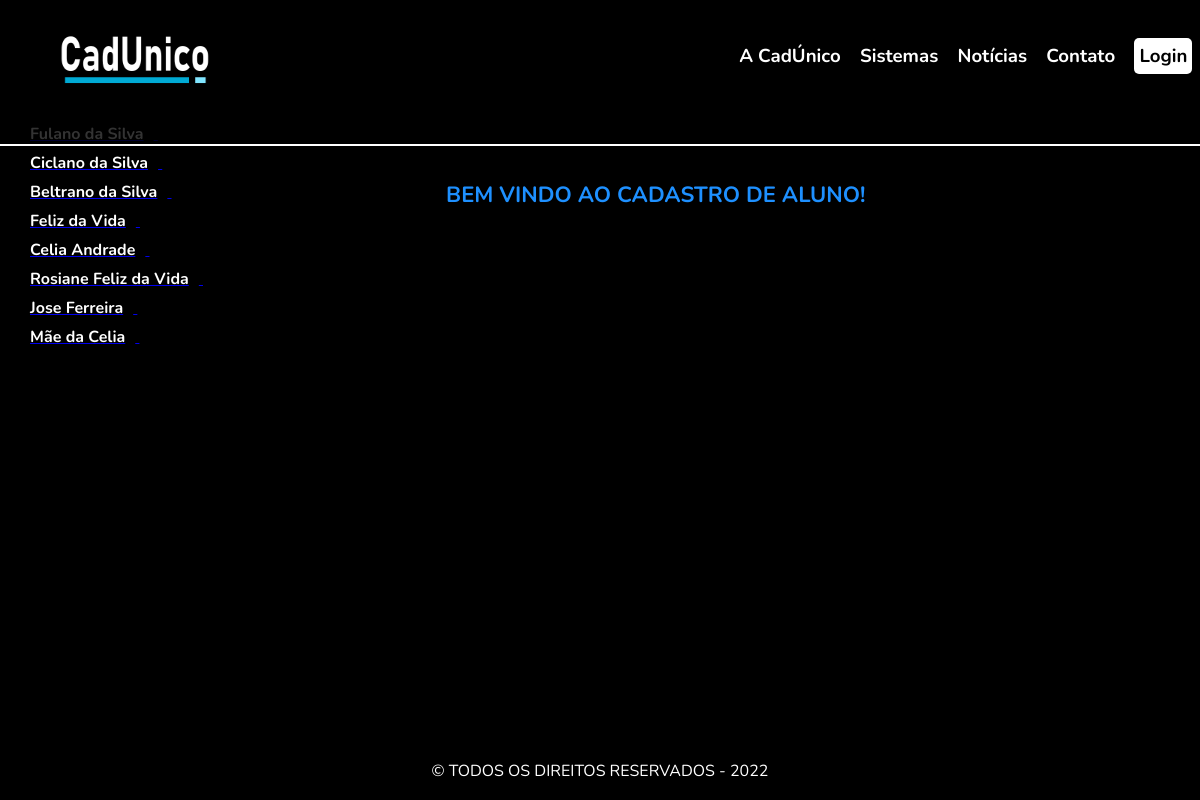
Page /pesquisar_aluno on the committed database.
### models.py (models this page shows)
class Aluno(db.Model):
    __tablename__ = 'aluno'
    ra = db.Column(db.Integer, primary_key=True)
    nome_aluno = db.Column(db.String(60), nullable=False)
    nascimento = db.Column(db.Integer)
    num_ser = db.Column(db.String(15))
    turma = db.Column(db.String(10))
    sexo = db.Column(db.String(10))
    situacao = db.Column(db.String(10))
    nome_mae = db.Column(db.String(60))
    profissao_mae = db.Column(db.String(40))
    localtrab_mae = db.Column(db.String(40))
    nasc_mae = db.Column(db.Integer)
    fone_mae = db.Column(db.Integer)
    nome_pai = db.Column(db.String(60))
    profissao_pai = db.Column(db.String(40))
    localtrab_pai = db.Column(db.String(40))
    nasc_pai = db.Column(db.Integer)
    fone_pai = db.Column(db.Integer)
    created = db.Column(db.DateTime, default=datetime.datetime.utcnow)
    id_anamnese_res = db.relationship('AnamneseResponsavel')
    id_anamnese_rel = db.relationship('AnamneseRelFamiliar')
    id_anamnese_pri = db.relationship('AnamnesePrimeirosAnos')
    id_anamnese_dia = db.relationship('AnamneseDiaDia')
    id_anamnese_vid = db.relationship('AnamneseVidaSocial')
    id_anamnese_viv = db.relationship('AnamneseVivPessoal')
    id_anamnese_ali = db.relationship('AnamneseAlimentacao')
    id_anamnese_son = db.relationship('AnamneseSono')
    id_anamnese_sau = db.relationship('AnamneseSaude')
    id_anamnese_psi = db.relationship('AnamneseDesPsicomotor')
    id_anamnese_rea = db.relationship('AnamneseReacEmocionais')
    id_anamnese_obs = db.relationship('AnamneseObsFinais')

### views/alunos.py (the view)
    @app.route('/pesquisar_aluno')
    def pesquisar_aluno():
        lista_alunos = Aluno.query.all()
        return render_template('Aluno/pesquisar_aluno.html', alunos=lista_alunos)

### Templates/Aluno/pesquisar_aluno.html (shortened to what this page needs)
{% extends 'base.html' %}
{% block content %}
<link rel="stylesheet" href="{{ url_for('static', filename='pesquisaraluno.css')}}">
    <h3>{% block title %} BEM VINDO AO CADASTRO DE ALUNO! {% endblock %} </h3>
    {% for aluno in alunos %}
        <a class="pesqaluno" href="{{ url_for('detalhe_aluno', ra=aluno['ra'])}}">
            <label_aluno>{{ aluno['nome_aluno'] }}</label_aluno>
        </a>
        <span class="badge badge-primary">{{ aluno['ra'] }}</span>
    {% endfor %}
{% endblock %}

### Templates/base.html (shortened to what this page needs)
<!DOCTYPE html>
<html lang="pt-br">
    <head>
        <link rel="stylesheet" href="{{ url_for('static', filename='estilo.css')}}">
    </head>
    <body onLoad="imagem1()">
        <nav class="navbar navbar-expand-md navbar-light bg-light">
            <a class="navbar-brand" href="{{ url_for('index')}}">
                <img src="{{ url_for('static', filename='logo.png')}}" width="150" height="100">
            </a>
          <div class="collapse navbar-collapse" id="navbarNav">
              <ul class="navbar-nav">
              <li class="nav-item active">
                <a class="nav-link" href="{{ url_for('aescola')}}">A CadÚnico</a>
              </li>
              <li class="nav-item active">
                <a class="nav-link" href="{{ url_for('contato')}}">Sistemas</a>
              </li>
              <li class="nav-item active">
                <a class="nav-link" href="{{ url_for('eventos_noticias')}}">Notícias</a>
              </li>
              <li class="nav-item active">
                <a class="nav-link" href="{{ url_for('eventos_noticias')}}">Contato</a>
              </li>
              <li class="nav-item active">
                <a class="nav-link" id="log" href="{{ url_for('login')}}">Login</a>
              </li>
              </ul>
            </div>
        </nav>
        <div id="hidden" class="container">
            {% block content %} {% endblock %}
        </div>
        <div class="rodape">
            <p align="center">&#169; TODOS OS DIREITOS RESERVADOS - 2022</p>
        </div>
    </body>
</html>

### static/estilo.css (style rules this page uses)
* { padding:0; margin:0; }
body { background-color:black; font-family:nunito; }
H3 { border: 2px #eee solid; color: #378B5B; text-align: center; padding: 14px; }
nav { width:100%; height:18%; top:0; position:fixed; background-color:rgba(0,0,0,0.8); border-bottom: 2px solid white; z-index:1; }
nav img { position:absolute; left:5%; margin-top:1%; }
nav ul { margin-left:60%; top:30%; position:absolute; width:40%; }
nav ul li { float:left; list-style:none; font-size:14pt; padding-left:4%; }
nav ul li a { position:relative; text-decoration:none; color:white; float:left; font-weight:bold; }
#log { background-color:white; border-radius:5px; padding:5px; color:black; top:-5px; }
.container { position:absolute; top:15%; width:100%; background-color:#000000; }
.rodape { position:absolute; height:5%; width:100%; background-color:#000000; bottom:0px; color:white; }
p { indent-text: 5em; }
label_aluno { font-family: Futura Hv BT; font-size: 16px; font-style: bold; font-weight: 900; line-height: 29px; letter-spacing: 0em; text-align: left; color: #1B442C }

### static/pesquisaraluno.css (style rules this page uses)
body { background-color:black; font-family:nunito; }
h3 { position:absolute; margin-left:36%; border-style:none; top:20%; font-size:22px; color:#1E90FF; }
.pesqaluno { position:relative; width:10%; margin-top:10%; padding:20px; border:none; }
label_aluno { padding:10px; color:#ffffff; font-family:nunito; font-weight:bold; margin-top:5%; cursor:pointer; left:22%; width:100%; border:none; font-size:16px; margin-top:20%; }

### rows in the picture
Aluno: nome_aluno "Fulano da Silva"
Aluno: nome_aluno "Ciclano da Silva"
Aluno: nome_aluno "Beltrano da Silva"
Aluno: nome_aluno "Feliz da Vida"
Aluno: nome_aluno "Celia Andrade"
Aluno: nome_aluno "Rosiane Feliz da Vida"
Aluno: nome_aluno "Jose Ferreira"
Aluno: nome_aluno "Mãe da Celia"
